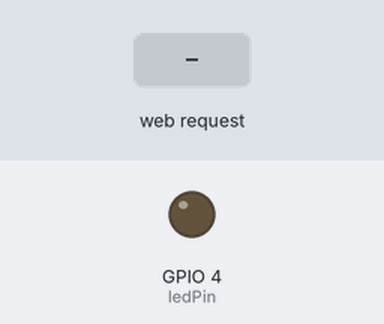
Bench run of a sketch on a simulated ESP32. Parts: output pins drawn as LEDs (lit = HIGH). The test bench sets the inputs (shaded band). What the sketch prints to the serial monitor is not drawn.

Above: at 1.2 s.
1.3 s: HTTP request GET /LED_ON received
At 1.7 s:
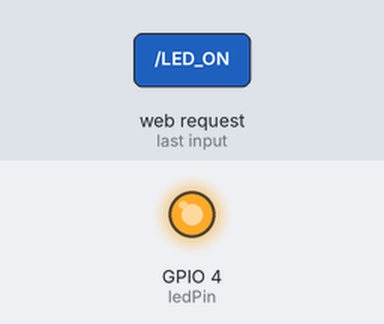
2.8 s: HTTP request GET /LED_OFF received
At 4.0 s:
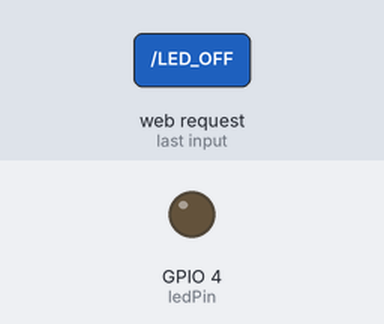
Timing chart, 0 to 5.8 s (numbered marks = the images above; inputs shaded):
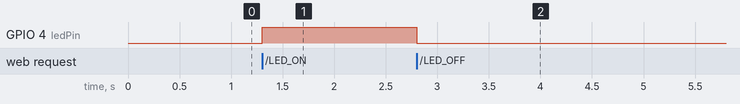

The sketch:

02_AP_Controlled_LED.ino
```cpp
#include <WiFi.h>
#include <WebServer.h>

const char *ssid = "ESP32-AP";
const char *password = "12345678";

WebServer server(80);
const int ledPin = 4;

void handleRoot() {
  server.send(200, "text/html", "<h1>You are connected</h1><p><a href=\"/LED_ON\"><button>LED ON</button></a></p><p><a href=\"/LED_OFF\"><button>LED OFF</button></a></p>");
}

void handleLEDOn() {
  digitalWrite(ledPin, HIGH);
  server.send(200, "text/html", "<h1>LED is ON</h1><p><a href=\"/LED_OFF\"><button>Turn OFF</button></a></p>");
}

void handleLEDOff() {
  digitalWrite(ledPin, LOW);
  server.send(200, "text/html", "<h1>LED is OFF</h1><p><a href=\"/LED_ON\"><button>Turn ON</button></a></p>");
}

void setup() {
  Serial.begin(115200);
  pinMode(ledPin, OUTPUT);
  digitalWrite(ledPin, LOW);

  // Set up Access Point
  WiFi.softAP(ssid, password);

  IPAddress IP = WiFi.softAPIP();
  Serial.print("AP IP address: ");
  Serial.println(IP);

  // Define routes
  server.on("/", handleRoot);
  server.on("/LED_ON", handleLEDOn);
  server.on("/LED_OFF", handleLEDOff);

  server.begin();
  Serial.println("HTTP server started");
}

void loop() {
  server.handleClient();
}
```

Measured:
- after the input at 1.3 s, GPIO 4 (ledPin): LOW → HIGH at once
- after the input at 2.8 s, GPIO 4 (ledPin): HIGH → LOW at once
